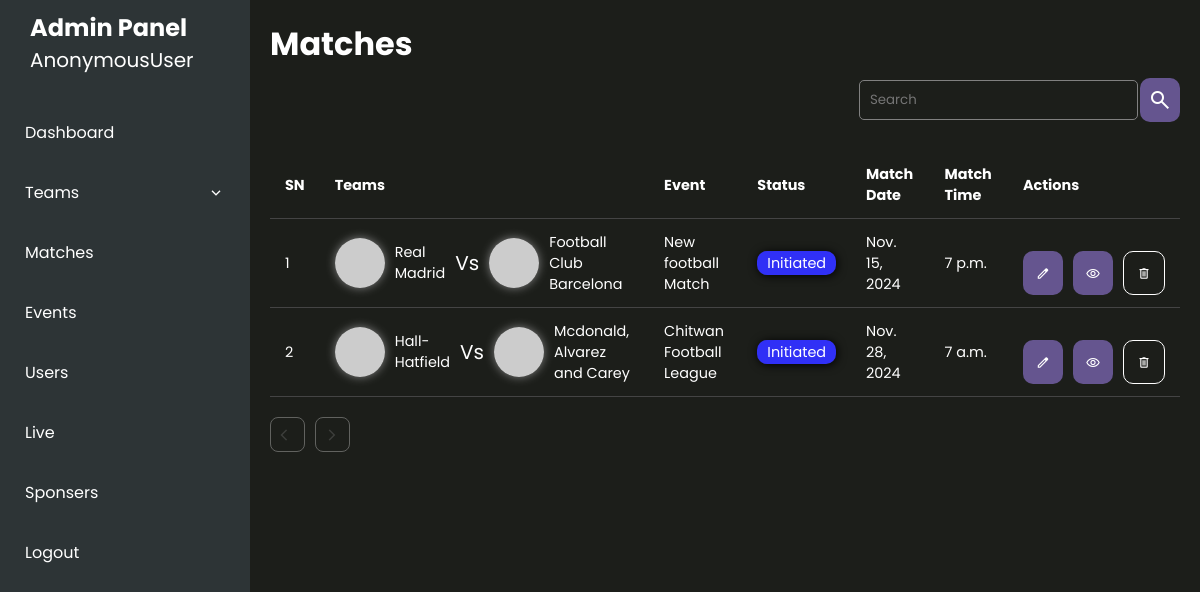
/matches/, run on an earlier commit of the app's database.
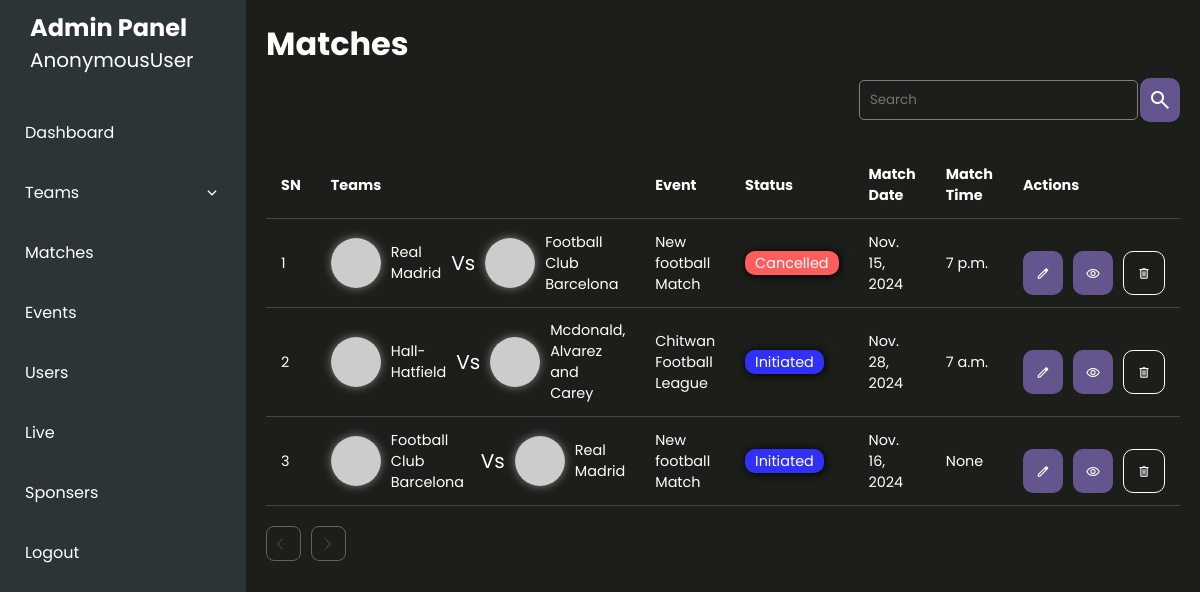
And on a later commit of the database.
### sportsApp/models.py (models this page shows, shortened)
class Match(models.Model):
    event = models.ForeignKey(Event,on_delete=models.CASCADE,blank=True,null=True,related_name='matches')
    team1 = models.ForeignKey(EventTeam, on_delete=models.CASCADE, related_name='match_team1')
    team2 = models.ForeignKey(EventTeam, on_delete=models.CASCADE, related_name='match_team2')
    is_address_default = models.BooleanField(default=False)
    status = models.CharField(max_length=20,choices=constants.MatchStatus.choices,default=constants.MatchStatus.INITIATED)
    match_date = models.DateField()
    match_time = models.TimeField(blank=True,null=True)
    place = models.CharField(max_length=255,blank=True,null=True)
    match_complete = models.BooleanField(default=False)
    notes = models.TextField(null=True,blank=True)
    created_at = models.DateTimeField(auto_now_add=True,blank=True,null=True)
    updated_at = models.DateTimeField(auto_now=True,blank=True,null=True)

class EventTeam(models.Model):
    event = models.ForeignKey(Event,on_delete=models.CASCADE)
    team = models.ForeignKey(Team,on_delete=models.CASCADE)
    is_verified = models.BooleanField(default=False)
    created_at = models.DateTimeField(auto_now_add=True)
    updated_at = models.DateTimeField(auto_now=True)

class Team(models.Model):
    SPORT_TYPES = (
        ('FOOTBALL','Football'),
    )
    name = models.CharField(max_length=255,db_index=1)
    total_players = models.PositiveIntegerField(default=10,blank=True, null=True)
    sports_genere = models.CharField(max_length=25,choices=SPORT_TYPES,default='FOOTBALL',blank=True)
    short_name = models.CharField(unique=True,max_length=10,blank=True,null=True)
    is_organizers_team = models.BooleanField(default=False)
    email = models.EmailField(max_length=100,blank=True,null=True)
    address = models.CharField(max_length=255,blank=True,null=True)
    province = models.ForeignKey(Province, on_delete=models.SET_NULL,null=True)
    district = models.ForeignKey(District, on_delete=models.SET_NULL,null=True)
    municipality = models.ForeignKey(Municipality, on_delete=models.SET_NULL,null=True)
    is_verified = models.BooleanField(default=False)
    user = models.ForeignKey(User,on_delete=models.CASCADE,null=True,blank=True,related_name='team')
    logo = models.ImageField(upload_to="images/teams/",blank=True,null=True)
    banner = models.ImageField(upload_to='images/banner/',blank=True,null=True)
    gender = models.CharField(max_length=25,choices=constants.GENDER_OPTIONS.CHOICES,default=constants.GENDER_OPTIONS.MALE)
    created_at = models.DateTimeField(auto_now_add=True)
    updated_at = models.DateTimeField(auto_now=True)

class Event(models.Model):
    title = models.CharField(max_length=255)
    event_type = models.CharField(max_length=20,choices=constants.EVENT_TYPE.choices,default=constants.EVENT_TYPE.KNOCKOUT)
    status = models.CharField(max_length=20,choices=constants.EventStatus.choices,default=constants.EventStatus.INITIATED)
    banner = models.ImageField(upload_to='images/events/',blank=True,null=True)
    logo = models.ImageField(upload_to='images/events/',blank=True,null=True)
    event_organizer = models.ForeignKey(EventOrganizer,on_delete=models.CASCADE,blank=True,null=True,related_name='events')
    event_age_limit = models.PositiveIntegerField()
    is_verified = models.BooleanField(default=False)
    entry_fee = models.DecimalField(max_digits=10000,decimal_places=3)
    registration_start_date = models.DateTimeField()
    registration_end_date = models.DateTimeField()
    event_start_date = models.DateTimeField(blank=True,null=True)
    event_end_date = models.DateTimeField(blank=True,null=True)
    match_duration = models.DurationField(blank=True,null=True)
    province = models.ForeignKey(Province, on_delete=models.SET_NULL,null=True)
    district = models.ForeignKey(District, on_delete=models.SET_NULL,null=True)
    municipality = models.ForeignKey(Municipality, on_delete=models.SET_NULL,null=True)
    area = models.CharField(max_length=255)
    created_at = models.DateField(auto_now_add=True)
    updated_at = models.DateField(auto_now=True)
    def __str__(self) -> str:
        return self.title

### sportsApp/views.py (the view)
# urls.py: path('matches/',views.match_list_view,name='match'),
def match_list_view(request):
    matches = Match.objects.all()
    print(Match.objects.count())
    return render(request,'matches/all_match.html',{'matches':matches})

### sportsApp/templates/matches/all_match.html
{% extends 'event/event_index.html' %}
{% block content %}
{% include 'matches/match_list.html' %}
{% endblock content %}

### sportsApp/templates/matches/match_list.html (shortened to what this page needs)
<div class="responsive-table-box">
  <h2>Matches</h2>
    <div class="filter_box">
        <div class="search">
           <input type="search" placeholder="Search"/>
           <button class="global_btn"><span class="material-symbols-outlined">
            </span></button>
        </div>
    </div>
   <div class="team_listing" id="team-form" >
    <table class="responsive-table">
      <tbody>
        <thead>
          <tr>
            <th>SN</th>
            <th>Teams</th>
            <th>Event</th>
            <th>Status</th>
            <th>Match Date</th>
            <th>Match Time</th>
            <th>Actions</th>
          </tr>
        </thead>
        <tbody>
          {% for match in matches %}
              <tr>
                <td>{{ forloop.counter|add:0 }}</td>
                <td>
                    <div class="table_avatar_box">
                        <div class="team team1">
                            <div class="avatar">
                                <img src="https://picsum.photos/10{{ forloop.counter|add:0 }}" alt="">
                            </div>
                            <p>{{match.team1.team.name}}</p>
                        </div>
                        <p>Vs</p>
                        <div class="team team2">
                            <div class="avatar">
                                <img src="https://picsum.photos/10{{ forloop.counter|add:20 }}" alt="">
                            </div>
                            <p>{{match.team2.team.name}}</p>
                        </div>
                    </div>
                </td>
                <td>{{match.event}}</td>
                <td><span class="event_status {{match.status}}">{{match.status}}</span></td>
                <td>{{match.match_date}}</td>
                <td>{{match.match_time}}</td>
                <td>
                  <div class="td_actions">
                    <a href="{% url 'edit-match-admin' match.id %}">
                    <button class="global_btn" type="button">
                      <span class="icon material-symbols-outlined">
                        </span>
                    </button>
                  </a>
                  <a href="{% url 'match-profile' match.id %}">
                    <button class="global_btn" type="button">
                      <span class="icon material-symbols-outlined">
                        </span>
                    </button>
                  </a>
                    <button class="global_btn outline" type="button" onclick="handleOpenAlert('{{match.id}}','Do you want to delele match of {{match.team1.team.name}} vs {{match.team2.team.name}}?','If you delete the match you may lose the match data')">
                      <span class="icon material-symbols-outlined">
                        </span>
                    </button>
                  </div>
                </td>
              </tr>
            {% endfor %}
        </tbody>
      </tbody>
    </table>
  <div class="pagination">
    {% if page_obj.has_previous %}
        <a href="?page={{ page_obj.previous_page_number }}" class="prev">
          <span class="material-symbols-outlined">
            arrow_back_ios
            </span>
        </a>
    {% else %}
        <span class="disabled">
          <span class="material-symbols-outlined">
            </span>
        </span>
    {% endif %}
    {% if page_obj.has_next %}
        <a href="?page={{ page_obj.next_page_number }}" class="next">
          <span class="material-symbols-outlined">
            arrow_forward_ios
            </span>
        </a>
    {% else %}
        <span class="disabled">
          <span class="material-symbols-outlined">
            </span>
        </span>
    {% endif %}
  </div>
</div>

What changed in the data, as far as the page shows it:
changed Match: status "Initiated" → "Cancelled"
added Match: team1.team.name "Football Club Barcelona", team2.team.name "Real Madrid", event "New football Match", status "Initiated", match_date "Nov. 16, 2024", match_time "None"
